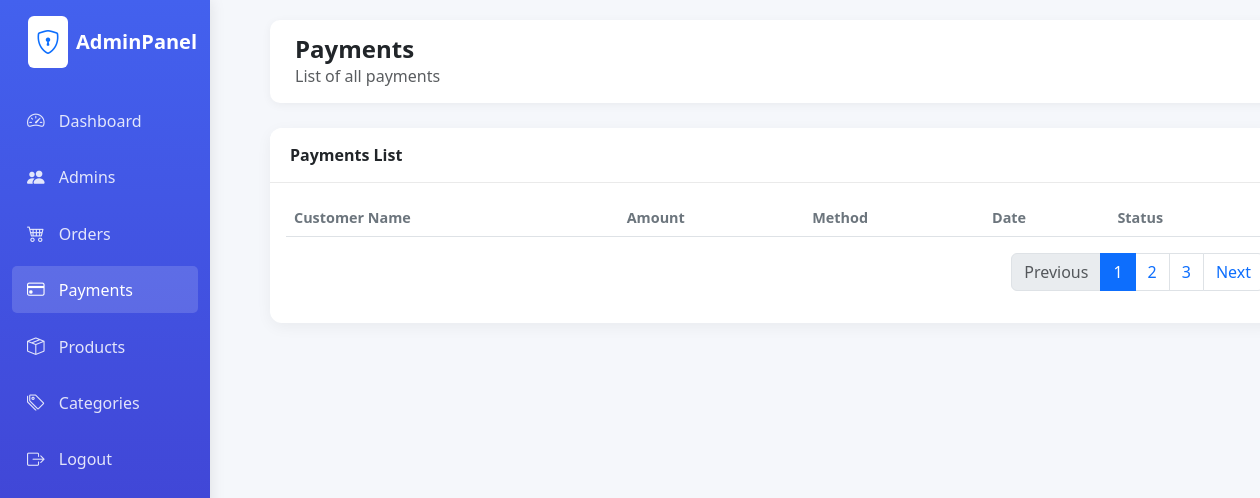
/admin/payments.php (signed in), run on an earlier commit of the app's database.
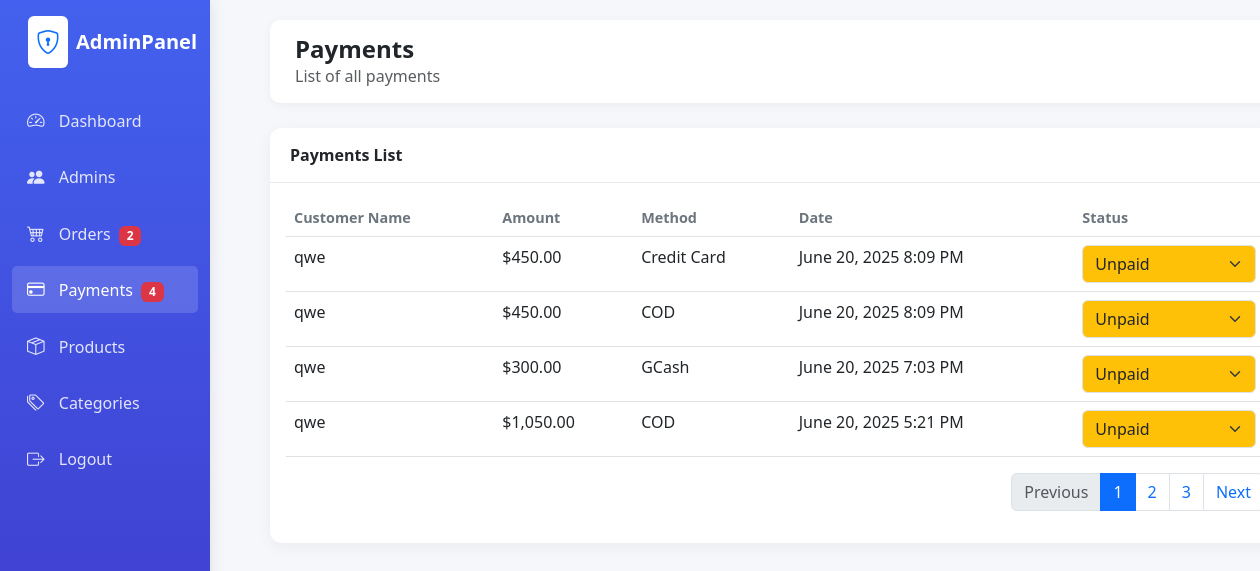
And on a later commit of the database.
### tables this page shows
CREATE TABLE `payment` (
  `Payment_ID` int(11) NOT NULL,
  `Payment_Date` datetime NOT NULL DEFAULT current_timestamp(),
  `Payment_Method` varchar(50) NOT NULL,
  `Payment_Amount` decimal(10,2) NOT NULL,
  `Order_ID` int(11) NOT NULL,
  `Admin_ID` int(11) NOT NULL,
  `payment_status` enum('Unpaid','Paid') NOT NULL DEFAULT 'Unpaid'
);

CREATE TABLE `customer` (
  `Customer_ID` int(11) NOT NULL,
  `Customer_Name` varchar(100) NOT NULL,
  `Customer_Email` varchar(100) NOT NULL,
  `Customer_Password` varchar(255) NOT NULL
);

### admin/payments.php (the view, shortened to what the changed rows need)
<?php
$payments = [];
try {
    $db = new database();
    $conn = $db->opencon();
    $stmt = $conn->prepare("SELECT * FROM payment ORDER BY Payment_Date DESC");
    $stmt->execute();
    $payments = $stmt->fetchAll(PDO::FETCH_ASSOC);
} catch (PDOException $e) {
    $error = "Database Error: " . $e->getMessage();
}
$unpaidPayments = 0;
foreach ($payments as $payment) {
    if (($payment['payment_status'] ?? '') === 'Unpaid') {
        $unpaidPayments++;
    }
}
$db = new database();
$con = $db->opencon();
$stmt = $con->prepare("SELECT order_status FROM orders");
$stmt->execute();
$orders = $stmt->fetchAll(PDO::FETCH_ASSOC);
$pendingOrders = 0;
foreach ($orders as $order) {
    if ($order['order_status'] === 'Pending' || $order['order_status'] === 'Processing') {
        $pendingOrders++;
    }
}
?>
<!DOCTYPE html>
<html lang="en">
<head>
    <link href="https://cdn.jsdelivr.net/npm/bootstrap@5.3.0/dist/css/bootstrap.min.css" rel="stylesheet">
    <link rel="stylesheet" href="https://cdn.jsdelivr.net/npm/bootstrap-icons@1.10.0/font/bootstrap-icons.css">
    <link rel="stylesheet" href="assets/css/style.css">
</head>
<body class="dashboard-page">
    <div class="container-fluid">
        <div class="row">
            <div class="col-md-2 col-lg-2 d-md-block sidebar collapse">
                <div class="pt-3">
                    <ul class="nav flex-column">
                        <li class="nav-item">
                            <a class="nav-link" href="orders.php">
                                <i class="bi bi-cart4"></i>
                                <span>Orders</span>
                                <?php if (!empty($pendingOrders) && $pendingOrders > 0): ?>
                                    <span class="badge bg-danger ms-1"><?= $pendingOrders ?></span>
                                <?php endif; ?>
                            </a>
                        </li>
                        <li class="nav-item">
                            <a class="nav-link active" href="payments.php">
                                <i class="bi bi-credit-card"></i>
                                <span>Payments</span>
                                <?php if ($unpaidPayments > 0): ?>
                                    <span class="badge bg-danger ms-1"><?= $unpaidPayments ?></span>
                                <?php endif; ?>
                            </a>
                        </li>
                    </ul>
                </div>
            </div>
            <div class="col-md-10 col-lg-10 main-content">
                <div class="card">
                    <div class="card-body">
                        <div class="table-responsive">
                            <table class="table table-hover">
                                <thead>
                                    <tr>
                                        <th>Customer Name</th>
                                        <th>Amount</th>
                                        <th>Method</th>
                                        <th>Date</th>
                                        <th>Status</th>
                                    </tr>
                                </thead>
                                <tbody>
                                    <?php foreach ($payments as $payment): ?>
                                    <tr>
                                        <td>
                                            <?php
                                            $customerName = '';
                                            try {
                                                $db2 = new database();
                                                $con2 = $db2->opencon();
                                                $stmt2 = $con2->prepare("SELECT c.Customer_Name FROM orders o JOIN customer c ON o.Customer_ID = c.Customer_ID WHERE o.Order_ID = ?");
                                                $stmt2->execute([$payment['Order_ID']]);
                                                $customerName = $stmt2->fetchColumn();
                                            } catch (PDOException $e) {
                                                $customerName = 'Unknown';
                                            }
                                            echo htmlspecialchars($customerName);
                                            ?>
                                        </td>
                                        <td>$<?= number_format($payment['Payment_Amount'], 2) ?></td>
                                        <td><?= htmlspecialchars($payment['Payment_Method']) ?></td>
                                        <td><?= date('F j, Y g:i A', strtotime($payment['Payment_Date'])) ?></td>
                                        <td>
                                            <form method="post" action="payments.php" style="display:inline;">
                                                <select
                                                    name="payment_status"
                                                    class="form-select payment-status-select
                                                        <?php
                                                            if (($payment['payment_status'] ?? '') === 'Unpaid') echo ' bg-warning text-dark';
                                                            elseif (($payment['payment_status'] ?? '') === 'Paid') echo ' bg-success text-white';
                                                        ?>"
                                                    onchange="this.form.submit()"
                                                    style="min-width:100px;"
                                                >
                                                    <?php
                                                    $pstatuses = ['Unpaid', 'Paid'];
                                                    foreach ($pstatuses as $status) {
                                                        $selected = ($payment['payment_status'] ?? '') === $status ? 'selected' : '';
                                                        echo "<option value=\"$status\" $selected>$status</option>";
                                                    }
                                                    ?>
                                                </select>
                                            </form>
                                        </td>
                                    </tr>
                                    <?php endforeach; ?>
                                </tbody>
                            </table>
                        </div>
                    </div>
                </div>
            </div>
        </div>
    </div>
</body>
</html>

What changed in the data, as far as the page shows it:
added payment: customer.Customer_Name "qwe", Payment_Amount "450.00", Payment_Method "Credit Card", Payment_Date "June 20, 2025 8:09 PM", payment_status "Unpaid"
added payment: customer.Customer_Name "qwe", Payment_Amount "450.00", Payment_Method "COD", Payment_Date "June 20, 2025 8:09 PM", payment_status "Unpaid"
added payment: customer.Customer_Name "qwe", Payment_Amount "300.00", Payment_Method "GCash", Payment_Date "June 20, 2025 7:03 PM", payment_status "Unpaid"
added payment: customer.Customer_Name "qwe", Payment_Amount "1,050.00", Payment_Method "COD", Payment_Date "June 20, 2025 5:21 PM", payment_status "Unpaid"
Also different on the page:
$pendingOrders: (not shown) → "2"
$unpaidPayments: (not shown) → "4"
